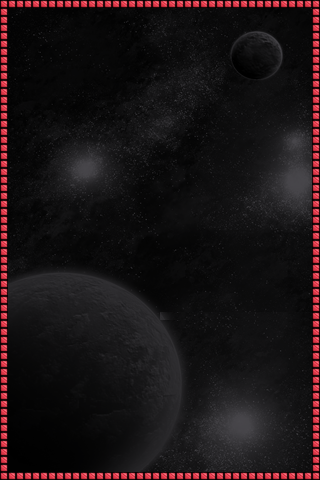

Below is a game level as drawn by its tile map, then a one-line description and the .tmx that defines it (tile-layer data replaced by summaries):
An orthogonal 40x60 tile map with 8x8 px tiles, 2 tile layers (Back, Front), 2 tilesets.

<map version="1.0" orientation="orthogonal" width="40" height="60" tilewidth="8" tileheight="8">
 <tileset firstgid="1" name="BG" tilewidth="160" tileheight="160">
  <image source="bg.png" trans="ff00ff" width="320" height="480" />
 </tileset>
 <tileset firstgid="7" name="Borders" tilewidth="8" tileheight="8">
  <image source="cbox-borders_x8.png" trans="ff00ff" width="56" height="8" />
 </tileset>
 <layer name="Back" width="40" height="60">
  <data>[2400 cells, 7 non-empty, 6 distinct tile ids]</data>
 </layer>
 <layer name="Front" width="40" height="60">
  <data>[2400 cells, 196 non-empty, 1 distinct tile ids]</data>
 </layer>
</map>
